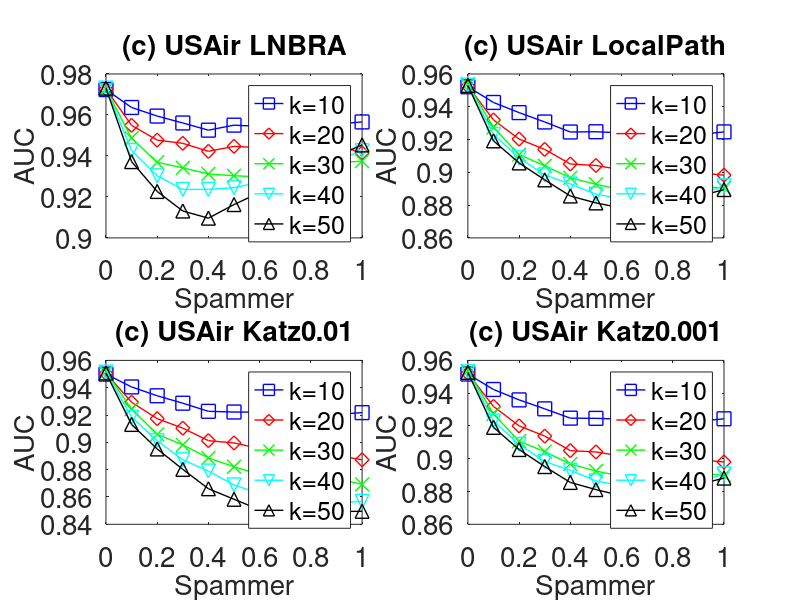

Reproduce this figure in MATLAB.

subplot(2,2,1);
x=0:0.1:1;
y=[0.9723801	0.9636435	0.9594593	0.9560853	0.9525816	0.9550249	0.9544277	0.9537335	0.9559591	0.9554989	0.9565893
];
plot(x,y,'-bs','LineWidth',1,'MarkerSize',10);
hold on;

y=[0.9726414	0.9549294	0.9477198	0.9461573	0.9422631	0.9446767	0.9440283	0.9427339	0.9444421	0.9453221	0.9414703
];
plot(x,y,'-rd','LineWidth',1,'MarkerSize',10);
hold on;

y=[0.9726728	0.9486917	0.9369235	0.9341946	0.9312214	0.9303168	0.9298052	0.9336026	0.9308941	0.9366282	0.9374812
];
plot(x,y,'-gx','LineWidth',1,'MarkerSize',10);
hold on;

y=[0.9731144	0.9426538	0.9303125	0.9236555	0.9236816	0.9244955	0.9271832	0.9291681	0.9350716	0.9378081	0.9425959
];
plot(x,y,'-cv','LineWidth',1,'MarkerSize',10);
hold on;

y=[0.9730877	0.9372287	0.9226623	0.9131208	0.9096354	0.9162672	0.9221212	0.9307319	0.9367914	0.9399323	0.9453813
];
plot(x,y,'-k^','LineWidth',1,'MarkerSize',10);


set(gca,'FontSize',20);
xlabel('Spammer','fontsize',20);
ylabel('AUC','fontsize',20);
title('(c) USAir LNBRA','fontsize',20);

legend('k=10','k=20','k=30','k=40','k=50');
hold on;



subplot(2,2,2);
x=0:0.1:1;
y=[0.952199	0.9426281	0.9364301	0.930712	0.9246056	0.9247664	0.9240745	0.9207022	0.9238579	0.9229854	0.9246704
];
plot(x,y,'-bs','LineWidth',1,'MarkerSize',10);
hold on;

y=[0.9525972	0.9319694	0.92027	0.9139657	0.9050815	0.9041801	0.9015515	0.8997877	0.9005287	0.899763	0.8982448
];
plot(x,y,'-rd','LineWidth',1,'MarkerSize',10);
hold on;

y=[0.9537896	0.9273513	0.9107621	0.9040025	0.8966371	0.892696	0.8893709	0.8905794	0.8858775	0.8915566	0.8903927
];
plot(x,y,'-gx','LineWidth',1,'MarkerSize',10);
hold on;

y=[0.9532034	0.9231585	0.9088568	0.898404	0.8929425	0.8866425	0.8838647	0.8817528	0.884071	0.886223	0.8917963
];
plot(x,y,'-cv','LineWidth',1,'MarkerSize',10);
hold on;

y=[0.9530476	0.9192045	0.9057335	0.8954204	0.8855695	0.8813408	0.8782009	0.8788279	0.8827381	0.8853018	0.8894922
];
plot(x,y,'-k^','LineWidth',1,'MarkerSize',10);


set(gca,'FontSize',20);
xlabel('Spammer','fontsize',20);
ylabel('AUC','fontsize',20);
title('(c) USAir LocalPath','fontsize',20);

legend('k=10','k=20','k=30','k=40','k=50');
hold on;


subplot(2,2,3);
x=0:0.1:1;
y=[0.9499416	0.9405745	0.9341027	0.928654	0.9227118	0.9222021	0.9220772	0.9179754	0.9212432	0.920405	0.9217518
];
plot(x,y,'-bs','LineWidth',1,'MarkerSize',10);
hold on;

y=[0.950434	0.929368	0.9173426	0.9103758	0.9012504	0.8995566	0.8954602	0.8925158	0.8925274	0.890425	0.8872496
];
plot(x,y,'-rd','LineWidth',1,'MarkerSize',10);
hold on;

y=[0.9515388	0.9243584	0.9058672	0.8981084	0.8885962	0.8821508	0.8762892	0.8761762	0.8688732	0.873406	0.8692036
];
plot(x,y,'-gx','LineWidth',1,'MarkerSize',10);
hold on;

y=[0.9514374	0.9183922	0.9012874	0.8872444	0.8790014	0.8688238	0.8625082	0.8569078	0.8561502	0.85551	0.8568164
];
plot(x,y,'-cv','LineWidth',1,'MarkerSize',10);
hold on;

y=[0.9507853	0.9131262	0.8951646	0.8802252	0.8660524	0.8583328	0.8506722	0.8500754	0.8518908	0.849394	0.849514
];
plot(x,y,'-k^','LineWidth',1,'MarkerSize',10);


set(gca,'FontSize',20);
xlabel('Spammer','fontsize',20);
ylabel('AUC','fontsize',20);
title('(c) USAir Katz0.01','fontsize',20);

legend('k=10','k=20','k=30','k=40','k=50');
hold on;


subplot(2,2,4);
x=0:0.1:1;
y=[0.9516727	0.9422511	0.935904	0.9304467	0.9247606	0.9246476	0.9241796	0.9206312	0.923773	0.922864	0.9243722
];
plot(x,y,'-bs','LineWidth',1,'MarkerSize',10);
hold on;

y=[0.9520901	0.9319065	0.9200612	0.9138066	0.9049396	0.9041466	0.9016186	0.8995424	0.9003842	0.8994534	0.8980128
];
plot(x,y,'-rd','LineWidth',1,'MarkerSize',10);
hold on;

y=[0.9535541	0.9273443	0.9107086	0.9043312	0.8967846	0.8925022	0.889273	0.8903174	0.8854544	0.8911806	0.8898546
];
plot(x,y,'-gx','LineWidth',1,'MarkerSize',10);
hold on;

y=[0.9530363	0.922978	0.9088236	0.898329	0.8929178	0.886495	0.883528	0.881485	0.8836356	0.8856034	0.8908086
];
plot(x,y,'-cv','LineWidth',1,'MarkerSize',10);
hold on;

y=[0.9527466	0.91916	0.905632	0.8952252	0.8855384	0.8811788	0.8773806	0.8782802	0.8819992	0.8842328	0.8881934
];
plot(x,y,'-k^','LineWidth',1,'MarkerSize',10);


set(gca,'FontSize',20);
xlabel('Spammer','fontsize',20);
ylabel('AUC','fontsize',20);
title('(c) USAir Katz0.001','fontsize',20);

legend('k=10','k=20','k=30','k=40','k=50');
hold on;
